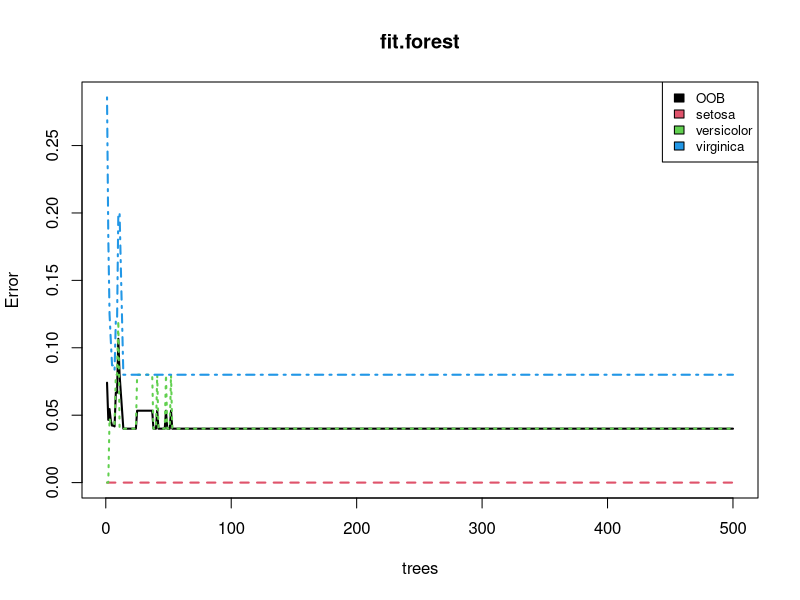

The R source for this figure:
# Using Random Forest in iris dataset

library(randomForest)
data(iris)
View(iris)
# Splitting data into training and testing. As the species are in order 
# splitting the data based on species 
iris_setosa<-iris[iris$Species=="setosa",] # 50
iris_versicolor <- iris[iris$Species=="versicolor",] # 50
iris_virginica <- iris[iris$Species=="virginica",] # 50
iris_train <- rbind(iris_setosa[1:25,],iris_versicolor[1:25,],iris_virginica[1:25,])
iris_test <- rbind(iris_setosa[26:50,],iris_versicolor[26:50,],iris_virginica[26:50,])

# Building a random forest model on training data 
fit.forest <- randomForest(Species~.,data=iris_train, na.action=na.roughfix,importance=TRUE)
# Training accuracy 
mean(iris_train$Species==predict(fit.forest,iris_train)) # 100% accuracy 

# Prediction of train data
pred_train <- predict(fit.forest,iris_train)
library(caret)


# Confusion Matrix
confusionMatrix(iris_train$Species, pred_train)


# Predicting test data 
pred_test <- predict(fit.forest,newdata=iris_test)
mean(pred_test==iris_test$Species) # Accuracy = 94.6 % 


# Confusion Matrix 

confusionMatrix(iris_test$Species, pred_test)

# Visualization 
plot(fit.forest,lwd=2)
legend("topright", colnames(fit.forest$err.rate),col=1:4,cex=0.8,fill=1:4)
